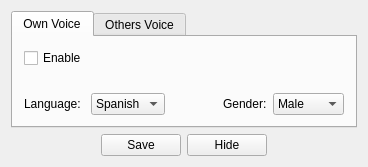
<?xml version="1.0" encoding="UTF-8"?>
<ui version="4.0">
 <class>TTSChatWidgetClass</class>
 <widget class="QWidget" name="TTSChatWidgetClass">
  <property name="geometry">
   <rect>
    <x>0</x>
    <y>0</y>
    <width>368</width>
    <height>167</height>
   </rect>
  </property>
  <property name="windowTitle">
   <string>Text To Speech Configuration</string>
  </property>
  <property name="locale">
   <locale language="English" country="Namibia"/>
  </property>
  <layout class="QVBoxLayout" name="verticalLayout_5">
   <item>
    <layout class="QVBoxLayout" name="verticalLayout_4">
     <item>
      <layout class="QVBoxLayout" name="verticalLayout_3">
       <item>
        <widget class="QTabWidget" name="tabWidget">
         <property name="currentIndex">
          <number>0</number>
         </property>
         <widget class="QWidget" name="tab">
          <attribute name="title">
           <string>Own Voice</string>
          </attribute>
          <layout class="QVBoxLayout" name="verticalLayout">
           <item>
            <layout class="QHBoxLayout" name="horizontalLayout_2">
             <item>
              <widget class="QCheckBox" name="ownEnableCheckBox">
               <property name="text">
                <string>Enable</string>
               </property>
              </widget>
             </item>
             <item>
              <spacer name="horizontalSpacer_2">
               <property name="orientation">
                <enum>Qt::Horizontal</enum>
               </property>
               <property name="sizeHint" stdset="0">
                <size>
                 <width>228</width>
                 <height>20</height>
                </size>
               </property>
              </spacer>
             </item>
            </layout>
           </item>
           <item>
            <spacer name="verticalSpacer">
             <property name="orientation">
              <enum>Qt::Vertical</enum>
             </property>
             <property name="sizeHint" stdset="0">
              <size>
               <width>20</width>
               <height>15</height>
              </size>
             </property>
            </spacer>
           </item>
           <item>
            <layout class="QHBoxLayout" name="horizontalLayout">
             <item>
              <widget class="QLabel" name="label">
               <property name="text">
                <string>Language: </string>
               </property>
              </widget>
             </item>
             <item>
              <widget class="QComboBox" name="ownLangComboBox">
               <item>
                <property name="text">
                 <string>Spanish</string>
                </property>
               </item>
               <item>
                <property name="text">
                 <string>English</string>
                </property>
               </item>
              </widget>
             </item>
             <item>
              <spacer name="horizontalSpacer">
               <property name="orientation">
                <enum>Qt::Horizontal</enum>
               </property>
               <property name="sizeHint" stdset="0">
                <size>
                 <width>40</width>
                 <height>20</height>
                </size>
               </property>
              </spacer>
             </item>
             <item>
              <widget class="QLabel" name="label_2">
               <property name="text">
                <string>Gender:</string>
               </property>
              </widget>
             </item>
             <item>
              <widget class="QComboBox" name="ownGendComboBox">
               <item>
                <property name="text">
                 <string>Male</string>
                </property>
               </item>
               <item>
                <property name="text">
                 <string>Female</string>
                </property>
               </item>
              </widget>
             </item>
            </layout>
           </item>
          </layout>
         </widget>
         <widget class="QWidget" name="tab_2">
          <attribute name="title">
           <string>Others Voice</string>
          </attribute>
          <layout class="QVBoxLayout" name="verticalLayout_2">
           <item>
            <layout class="QHBoxLayout" name="horizontalLayout_3">
             <item>
              <widget class="QCheckBox" name="othersEnableCheckBox">
               <property name="text">
                <string>Enable</string>
               </property>
              </widget>
             </item>
             <item>
              <spacer name="horizontalSpacer_3">
               <property name="orientation">
                <enum>Qt::Horizontal</enum>
               </property>
               <property name="sizeHint" stdset="0">
                <size>
                 <width>228</width>
                 <height>20</height>
                </size>
               </property>
              </spacer>
             </item>
            </layout>
           </item>
           <item>
            <spacer name="verticalSpacer_2">
             <property name="orientation">
              <enum>Qt::Vertical</enum>
             </property>
             <property name="sizeHint" stdset="0">
              <size>
               <width>20</width>
               <height>42</height>
              </size>
             </property>
            </spacer>
           </item>
           <item>
            <layout class="QHBoxLayout" name="horizontalLayout_4">
             <item>
              <widget class="QLabel" name="label_3">
               <property name="text">
                <string>Language: </string>
               </property>
              </widget>
             </item>
             <item>
              <widget class="QComboBox" name="othersLangComboBox">
               <item>
                <property name="text">
                 <string>Spanish</string>
                </property>
               </item>
               <item>
                <property name="text">
                 <string>English</string>
                </property>
               </item>
              </widget>
             </item>
             <item>
              <spacer name="horizontalSpacer_4">
               <property name="orientation">
                <enum>Qt::Horizontal</enum>
               </property>
               <property name="sizeHint" stdset="0">
                <size>
                 <width>40</width>
                 <height>20</height>
                </size>
               </property>
              </spacer>
             </item>
             <item>
              <widget class="QLabel" name="label_4">
               <property name="text">
                <string>Gender:</string>
               </property>
              </widget>
             </item>
             <item>
              <widget class="QComboBox" name="othersGendComboBox">
               <item>
                <property name="text">
                 <string>Male</string>
                </property>
               </item>
               <item>
                <property name="text">
                 <string>Female</string>
                </property>
               </item>
              </widget>
             </item>
            </layout>
           </item>
          </layout>
         </widget>
        </widget>
       </item>
       <item>
        <spacer name="verticalSpacer_3">
         <property name="orientation">
          <enum>Qt::Vertical</enum>
         </property>
         <property name="sizeHint" stdset="0">
          <size>
           <width>20</width>
           <height>10</height>
          </size>
         </property>
        </spacer>
       </item>
       <item>
        <layout class="QHBoxLayout" name="horizontalLayout_5">
         <item>
          <spacer name="horizontalSpacer_5">
           <property name="orientation">
            <enum>Qt::Horizontal</enum>
           </property>
           <property name="sizeHint" stdset="0">
            <size>
             <width>88</width>
             <height>20</height>
            </size>
           </property>
          </spacer>
         </item>
         <item>
          <widget class="QPushButton" name="saveButton">
           <property name="text">
            <string>Save</string>
           </property>
          </widget>
         </item>
         <item>
          <widget class="QPushButton" name="hideButton">
           <property name="text">
            <string>Hide</string>
           </property>
          </widget>
         </item>
         <item>
          <spacer name="horizontalSpacer_6">
           <property name="orientation">
            <enum>Qt::Horizontal</enum>
           </property>
           <property name="sizeHint" stdset="0">
            <size>
             <width>88</width>
             <height>20</height>
            </size>
           </property>
          </spacer>
         </item>
        </layout>
       </item>
      </layout>
     </item>
    </layout>
   </item>
  </layout>
 </widget>
 <layoutdefault spacing="6" margin="11"/>
 <resources>
  <include location="ttswidget.qrc"/>
 </resources>
 <connections/>
</ui>
